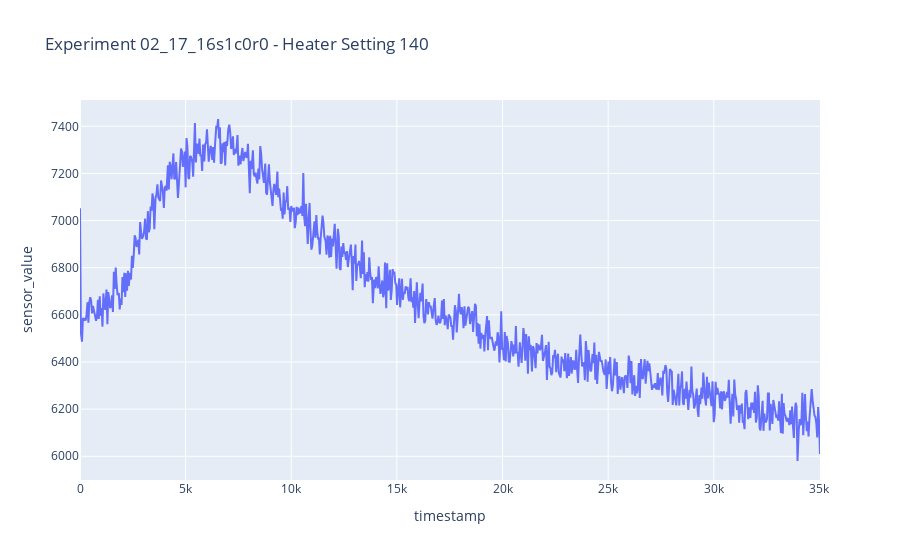

Notebook cell for this chart:
### Markdown cell above
## Retrieve with index

### Code cell
# plot one specific group with plotly
import plotly.express as px

# Group by 'experiment_id' and 'heater_setting'
grouped_ts = df_ts.groupby(['experiment_id', 'heater_setting'], as_index=False, group_keys=False)

# Convert the groups to a list
groups = list(grouped_ts.groups.keys())

# Use the index to get the specific group
index = 0  # Replace with the desired index
experiment_id_value, heater_setting_value = groups[index]

# Fetch the specific group
group = grouped_ts.get_group((experiment_id_value, heater_setting_value))

# Now you can plot this group
fig = px.line(group, x='timestamp', y='sensor_value', title=f'Experiment {experiment_id_value} - Heater Setting {heater_setting_value}')
fig.show()

### Figure 1 — Plotly figure (JSON) as saved in the notebook; plotly's stock layout.template omitted (floating-point values rounded to 4 significant figures; data arrays with more than 128 entries replaced by an {"elided": "..."} marker saying what was removed)
{"data": [{"hovertemplate": "timestamp=%{x}<br>sensor_value=%{y}<extra></extra>", "legendgroup": "", "line": {"color": "#636efa", "dash": "solid"}, "marker": {"symbol": "circle"}, "mode": "lines", "name": "", "orientation": "v", "showlegend": false, "type": "scatter", "x": {"elided": "793 int values"}, "xaxis": "x", "y": {"elided": "793 int values"}, "yaxis": "y"}], "layout": {"legend": {"tracegroupgap": 0}, "title": {"text": "Experiment 02_17_16s1c0r0 - Heater Setting 140"}, "xaxis": {"anchor": "y", "domain": [0, 1], "title": {"text": "timestamp"}}, "yaxis": {"anchor": "x", "domain": [0, 1], "title": {"text": "sensor_value"}}}}
